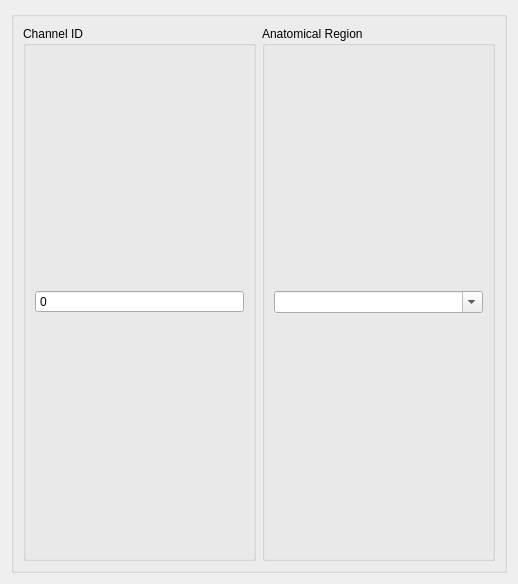
<?xml version="1.0" encoding="UTF-8"?>
<ui version="4.0">
 <class>tab</class>
 <widget class="QWidget" name="tab">
  <property name="geometry">
   <rect>
    <x>0</x>
    <y>0</y>
    <width>518</width>
    <height>584</height>
   </rect>
  </property>
  <layout class="QGridLayout" name="gridLayout_21">
   <item row="0" column="0">
    <widget class="QGroupBox" name="groupBox_ChangeanatRegion">
     <property name="title">
      <string/>
     </property>
     <layout class="QGridLayout" name="gridLayout_25">
      <item row="0" column="1">
       <widget class="QGroupBox" name="groupBox_2">
        <property name="toolTip">
         <string>Candidate atlas regions near this channel, ranked by distance — pick the correct one.</string>
        </property>
        <property name="title">
         <string>Anatomical Region</string>
        </property>
        <layout class="QGridLayout" name="gridLayout_23">
         <item row="0" column="0">
          <widget class="QComboBox" name="comboBox_ChangeanatRegion">
           <property name="enabled">
            <bool>true</bool>
           </property>
           <property name="toolTip">
            <string>Candidate atlas regions near this channel's electrode, sorted by distance; select the correct one.</string>
           </property>
           <property name="styleSheet">
            <string notr="true"/>
           </property>
           <property name="editable">
            <bool>true</bool>
           </property>
          </widget>
         </item>
        </layout>
       </widget>
      </item>
      <item row="0" column="0">
       <widget class="QGroupBox" name="groupBox">
        <property name="toolTip">
         <string>The ephys channel whose region assignment you're changing (read-only).</string>
        </property>
        <property name="title">
         <string>Channel ID</string>
        </property>
        <layout class="QGridLayout" name="gridLayout_26">
         <item row="0" column="0">
          <widget class="QSpinBox" name="spinBox_ChangechannelID">
           <property name="toolTip">
            <string>The ephys channel whose region assignment you're changing (read-only).</string>
           </property>
           <property name="readOnly">
            <bool>true</bool>
           </property>
           <property name="buttonSymbols">
            <enum>QAbstractSpinBox::NoButtons</enum>
           </property>
          </widget>
         </item>
        </layout>
       </widget>
      </item>
     </layout>
    </widget>
   </item>
  </layout>
 </widget>
 <tabstops>
  <tabstop>comboBox_ChangeanatRegion</tabstop>
  <tabstop>spinBox_ChangechannelID</tabstop>
 </tabstops>
 <resources/>
 <connections/>
</ui>
